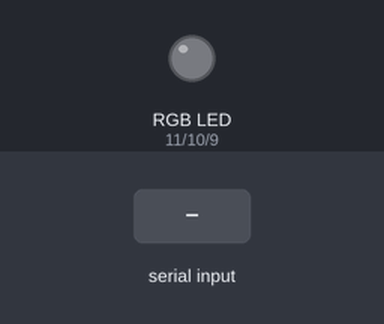
This sketch was run on a simulated Arduino Uno, built with avr-gcc and run on an emulated ATmega328P. Shown: an RGB LED mixed from three pins (HIGH = lit). Dashed ring = blinking. Inputs (shaded band) come from the test bench. What the sketch prints to the serial monitor is not drawn.

Above: at 1.2 s.
1.3 s: "90,45\n" received over Serial
At 1.47 s:
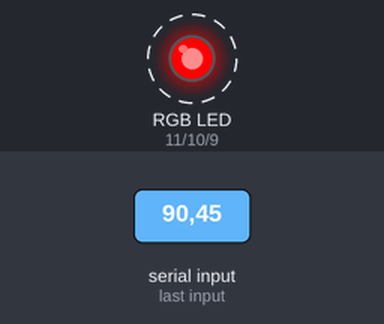
At 2.97 s:
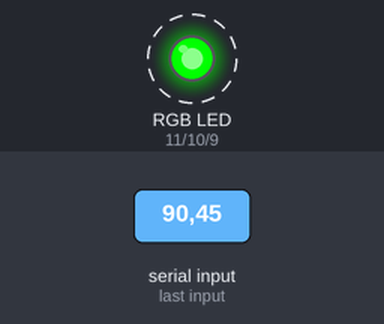
Timing chart, 0 to 10.3 s (numbered marks = the images above; inputs shaded):
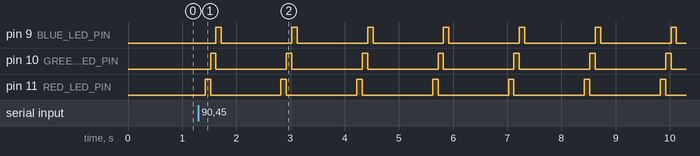

Measured:
- after the input at 1.3 s, pin 9 (BLUE_LED_PIN): alternates HIGH for 0.10 s and LOW for 1.3 s, starting after 0.32 s; pin 10 (GREEN_LED_PIN): alternates HIGH for 0.10 s and LOW for 1.3 s, starting after 0.22 s; pin 11 (RED_LED_PIN): alternates HIGH for 0.10 s and LOW for 1.3 s, starting after 0.12 s

The sketch:

19H_RGB_Sequenz.ino
```cpp
/**
 * In der Arduino IDE:
 *   - öffne den "Seriellen Monitor" (Symbol rechts oben)
 *   - Konfiguration des seriellen Monitors sollte wie folgt sein
 *     - "Kein Zeilenende"
 *     - "115200 Baud"
 *
 * Der "Reset"-Taster auf der Arduino-Platine startet das Programm neu.
 *
 * Schaltplan:
 *   __________________
 *  |      RGB LED     |
 *  '------------------'
 *   R|  M|   G|    B|
 *    |   |    |     |
 *    |   |    |
 *        |
 *
 *   .---------.                     _____
 *   |         |~11    ___       Rot|     |
 *   | Arduino |------|___|---o-----|     |
 *   |         |        1k          |     |
 *   |         |GND              GND| RGB |
 *   |         |-------------o------| LED |
 *   | Uno R4  |                    |     |
 *   | Wifi    |~10    ___      Grün|     |
 *   |         |------|___|---o-----|     |
 *   |         |        1k          |     |
 *   |         |~9     ___      Blau|     |
 *   |         |------|___|----o----|     |
 *   |         |        1k          '-----'
 *   '---------'
 *
 * Die RGB LED hat vier Beine mit unterschiedlicher Länge. Masse ist der längste.
 *
 * Die digital PINs mit dem vorangestellten Zeichen "~" (PWM) können auch analog angesteuert werden,
 * also: ~11, ~10, ~9, ~6, ~5 und ~3.
 */

const int SERIAL_BAUD_RATE = 115200;
const int SERIAL_POLLING_TIME = 100;

const int RED_LED_PIN = 11;
const int GREEN_LED_PIN = 10;
const int BLUE_LED_PIN = 9;

const int WAIT_TIME = 1000;
const int BLINKING_DURATION = 100;

void setup() {
  Serial.begin(SERIAL_BAUD_RATE);
  pinMode(RED_LED_PIN, OUTPUT);
  pinMode(GREEN_LED_PIN, OUTPUT);
  pinMode(BLUE_LED_PIN, OUTPUT);
}

void loop() {
  Serial.print("Wie oft soll die RGB-Sequenz ausgeführt werden? ");
  while (Serial.available() == 0) delay(SERIAL_POLLING_TIME);
  int repetitions = Serial.parseInt();
  Serial.println(repetitions);

  for (int i = 0; i < repetitions; i++) runRgbSequence();
}

void runRgbSequence() {
  setRGB(255, 0, 0);
  setRGB(0, 255, 0);
  setRGB(0, 0, 255);
  setRGB(0, 0, 0);

  delay(WAIT_TIME);
}

void setRGB(int red, int green, int blue) {
  analogWrite(RED_LED_PIN, red);
  analogWrite(GREEN_LED_PIN, green);
  analogWrite(BLUE_LED_PIN, blue);
  delay(BLINKING_DURATION);
}
```
